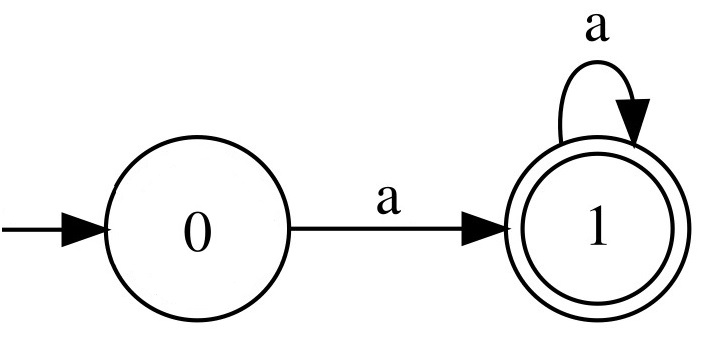
#> input picture automataImg.jpg, 710 x 341 px
$ python -i useful.py   (imports and definitions only)
#> lines starting #> are read from the running program, lines starting #| are printed output that depends on the picture
import cv2
import queue as qu
import numpy as np

def resizeImg(img):
    if((img.shape[0] > 500 and img.shape[0] < 800) or (img.shape[1] > 500 and img.shape[1] < 800)):
        img = cv2.resize(img,(0,0),fx=0.8, fy=0.8)

    if((img.shape[0] >= 800 and img.shape[0] < 1000) or (img.shape[1] >= 800 and img.shape[1] < 1000)):
        img = cv2.resize(img,(0,0),fx=0.5, fy=0.5)

    if((img.shape[0] >= 1000) or (img.shape[1] >= 1000)):
        img = cv2.resize(img,(0,0),fx=0.4, fy=0.4)
    return img

# [127 lines left out: functions showAllcircles, bfs4neig, findObjects, bfs, crop, sizeEllipse and 2 more, not called in this run]

>>> import cv2
>>> picture = cv2.imread('automataImg.jpg')
#> picture is the input picture: shape (341, 710, 3); min 0, max 255, mean 242.2
>>> result = resizeImg(picture)
#> in resizeImg, `img = cv2.resize(img,(0,0),fx=0.8, fy=0.8)`:
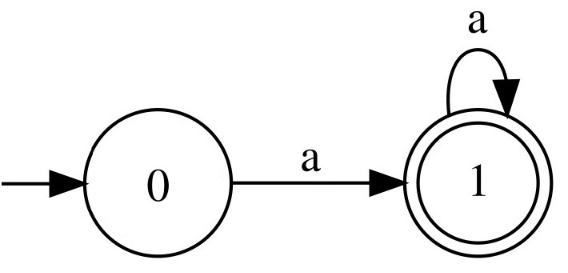
#> img: shape (273, 568, 3); min 0, max 255, mean 242.2
